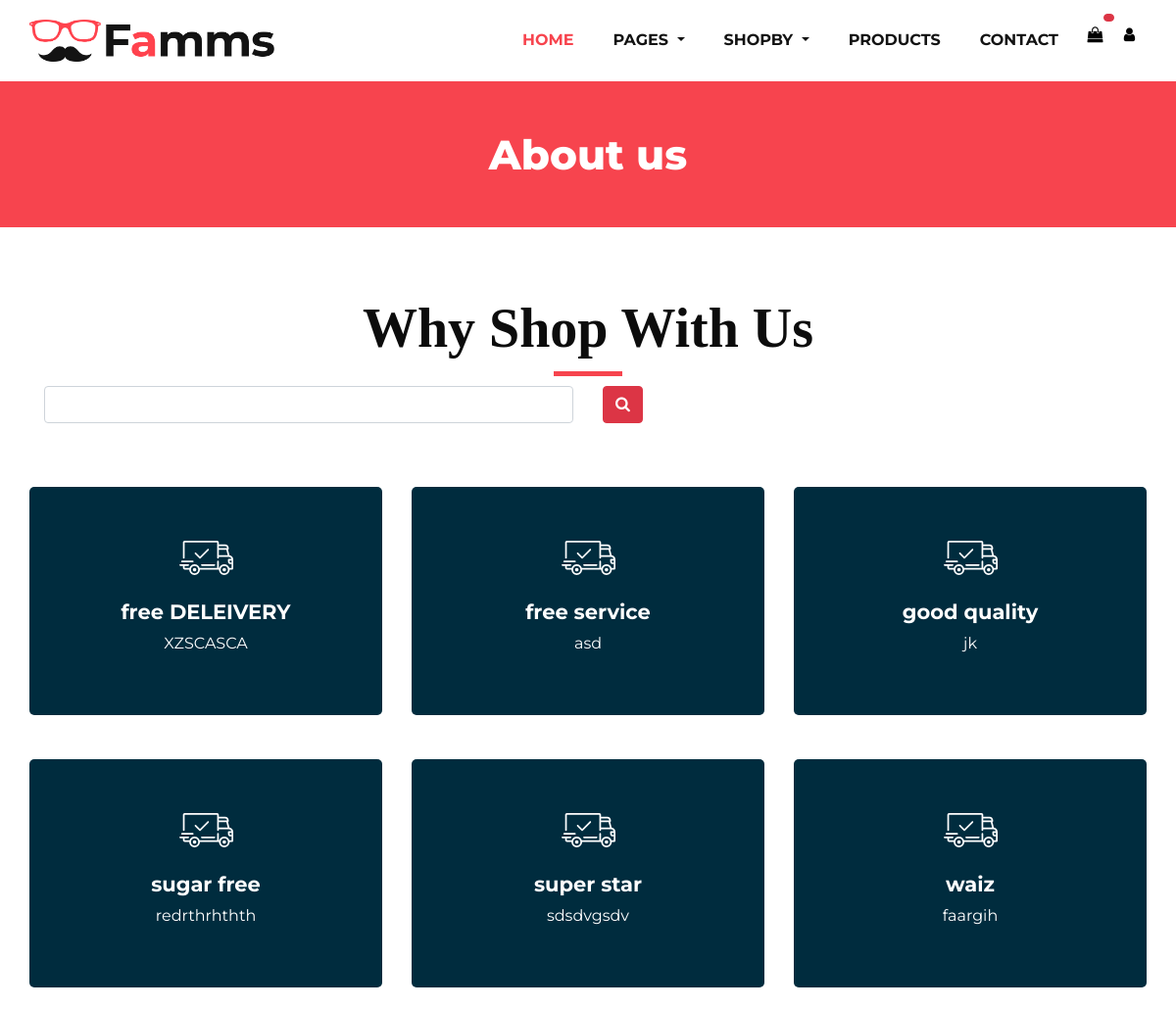
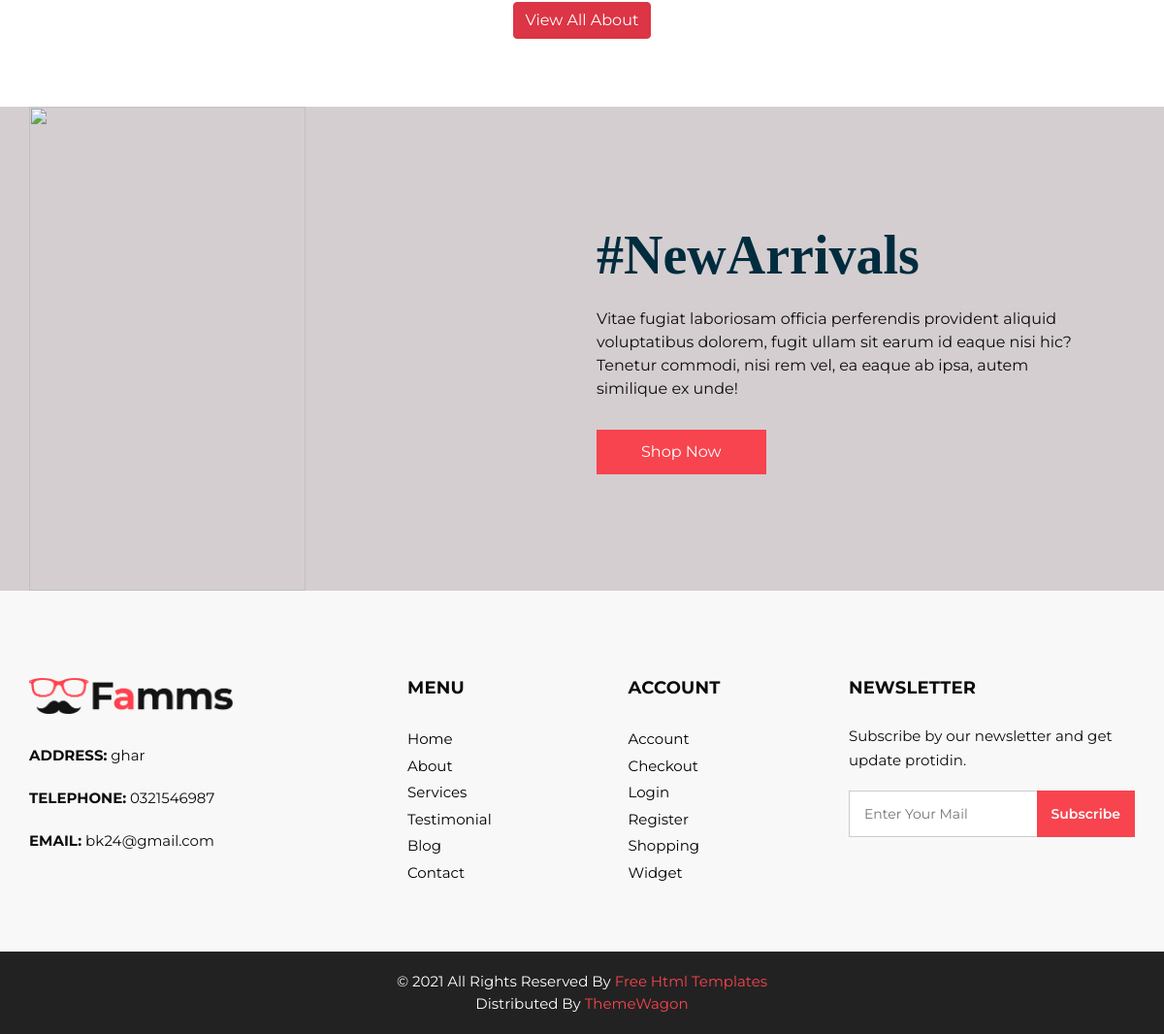
Screenshot of /farm/template/about.php with the database file from the repository (2 pictures, top to bottom).
### tables this page shows
CREATE TABLE `tbl_about` (
  `id` int(11) NOT NULL,
  `name` varchar(50) NOT NULL,
  `description` text NOT NULL
);

CREATE TABLE `information` (
  `id` int(11) NOT NULL,
  `addresss` varchar(50) NOT NULL,
  `phnm` varchar(50) NOT NULL,
  `email` varchar(50) NOT NULL
);

### farm/template/about.php (the view, shortened to what this page needs)
<!DOCTYPE html>
<html lang="en">
<head>
</head>
<body>
    <?php
    include('header.php');
    ?>
      <section class="inner_page_head">
         <div class="container_fuild">
            <div class="row">
               <div class="col-md-12">
                  <div class="full">
                     <h3>About us</h3>
                  </div>
               </div>
            </div>
         </div>
      </section>
      <section class="why_section layout_padding">
         <div class="container">
            <div class="heading_container heading_center">
               <h2>
                  Why Shop With Us
               </h2>
            </div>
            <div class="container">
              <form action="" method="get">
                <div class="row">
                     <div class="col-6">
                        <input type="text" class="form-control" name="search">
                     </div>
                     <div class="col-6">
                        <button type="submit" name="btn" class="btn btn-danger">
                           <i class="fa fa-search" aria-hidden="true"></i></button>
                     </div>
                  </div>
               </form>
            </div>
            <?php
            if(isset($_GET["btn"])){
               $data = $_GET["search"];
                $insert_query =  "SELECT * FROM `tbl_about` where `description` = '$data'";
            }
            else{
               $insert_query = "SELECT * FROM `tbl_about`";
            }
            ?>
            <div class="row">
               <?php
                 $execute = mysqli_query($conn,$insert_query);
                 $kitni_rows = mysqli_num_rows($execute);
                 if ($kitni_rows > 0){
                  while($g = mysqli_fetch_array($execute)){
                     ?>
                      <div class="col-md-4">
                  <div class="box ">
                     <div class="img-box">
                     </div>
                     <div class="detail-box">
                        <h5>
                          <?php
                           echo $g[1];
                          ?>
                        </h5>
                        <p>
                        <?php
                           echo $g[2];
                          ?>
                        </p>
                     </div>
                  </div>
               </div>
                     <?php
                  }
                 }
                 else{
                  echo "<script>
                  alert('kuch bhi nh hai')
                  </script>";
                 }
               ?>
            </div>
            <br>
            <div class="btn-box">
               <center>
               <form action="" method="get">
               <button class="btn btn-danger" type="submit" name="abt">
                View All About</button>
               </form>
               </center>
            </div>
         </div>
      </section>
      <section class="arrival_section">
         <div class="container">
            <div class="box">
               <div class="arrival_bg_box">
                  <img src="images/arrival-bg.png" alt="">
               </div>
               <div class="row">
                  <div class="col-md-6 ml-auto">
                     <div class="heading_container remove_line_bt">
                        <h2>
                           #NewArrivals
                        </h2>
                     </div>
                     <p style="margin-top: 20px;margin-bottom: 30px;">
                        Vitae fugiat laboriosam officia perferendis provident aliquid voluptatibus dolorem, fugit ullam sit earum id eaque nisi hic? Tenetur commodi, nisi rem vel, ea eaque ab ipsa, autem similique ex unde!
                     </p>
                     <a href="">
                     Shop Now
                     </a>
                  </div>
               </div>
            </div>
         </div>
      </section>
      <?php
       include('footer.php');
            ?>
</body>
</html>

### farm/template/footer.php (shortened to what this page needs)
<!DOCTYPE html>
<html lang="en">
<head>
</head>
<body>
<footer>
         <div class="container">
            <div class="row">
               <div class="col-md-4">
                   <div class="full">
                      <div class="logo_footer">
                        <a href="#"><img width="210" src="images/logo.png" alt="#" /></a>
                      </div>
                      <div class="information_f">
                        <?php
                        require_once("../config.php");
                         $insert_query = "SELECT * FROM `information`";
                         $execute = mysqli_query($conn,$insert_query);
                         $kitni_rows = mysqli_num_rows($execute);
                         if($kitni_rows > 0 ){
                           $k = mysqli_fetch_array($execute)
                           ?>
                        <p><strong>ADDRESS:</strong> <?php echo $k[1];?></p>
                        <p><strong>TELEPHONE:</strong> <?php echo $k[2]; ?></p>
                        <p><strong>EMAIL:</strong> <?php echo $k[3]; ?></p>
                        <?php }
                        ?>
                      </div>
                   </div>
               </div>
               <div class="col-md-8">
                  <div class="row">
                  <div class="col-md-7">
                     <div class="row">
                        <div class="col-md-6">
                     <div class="widget_menu">
                        <h3>Menu</h3>
                        <ul>
                           <li><a href="#">Home</a></li>
                           <li><a href="#">About</a></li>
                           <li><a href="#">Services</a></li>
                           <li><a href="#">Testimonial</a></li>
                           <li><a href="#">Blog</a></li>
                           <li><a href="#">Contact</a></li>
                        </ul>
                     </div>
                  </div>
                  <div class="col-md-6">
                     <div class="widget_menu">
                        <h3>Account</h3>
                        <ul>
                           <li><a href="#">Account</a></li>
                           <li><a href="#">Checkout</a></li>
                           <li><a href="#">Login</a></li>
                           <li><a href="#">Register</a></li>
                           <li><a href="#">Shopping</a></li>
                           <li><a href="#">Widget</a></li>
                        </ul>
                     </div>
                  </div>
                     </div>
                  </div>
                  <div class="col-md-5">
                     <div class="widget_menu">
                        <h3>Newsletter</h3>
                        <div class="information_f">
                          <p>Subscribe by our newsletter and get update protidin.</p>
                        </div>
                        <div class="form_sub">
                           <form>
                              <fieldset>
                                 <div class="field">
                                    <input type="email" placeholder="Enter Your Mail" name="email" />
                                    <input type="submit" value="Subscribe" />
                                 </div>
                              </fieldset>
                           </form>
                        </div>
                     </div>
                  </div>
                  </div>
               </div>
            </div>
         </div>
      </footer>
      <div class="cpy_">
         <p class="mx-auto">© 2021 All Rights Reserved By <a href="https://html.design/">Free Html Templates</a><br>
            Distributed By <a href="https://themewagon.com/" target="_blank">ThemeWagon</a>
         </p>
      </div>
</body>
</html>

### farm/template/css/style.css (style rules this page uses)
* { box-sizing: border-box; }
body { font-family: 'Montserrat', sans-serif; color: #0c0c0c; background-color: #ffffff; overflow-x: hidden; }
.layout_padding { padding: 70px 0; }
h1, h2 { font-family: 'Playfair Display', serif; }
.heading_container { display: -webkit-box; display: -ms-flexbox; display: flex; -webkit-box-orient: vertical; -webkit-box-direction: normal; -ms-flex-direction: column; flex-direction: column; -webkit-box-align: start; -ms-flex-align: start; align-items: flex-start; }
.heading_container h2 { position: relative; margin-bottom: 0; font-size: 3.5rem; font-weight: bold; }
.heading_container h2::after { content: ""; display: block; width: 70px; height: 5px; background: #f7444e; margin: 10px auto 10px; }
.heading_container.heading_center { -webkit-box-align: center; -ms-flex-align: center; align-items: center; text-align: center; }
a, a:hover, a:focus { text-decoration: none; }
.btn, .btn:focus { outline: none !important; -webkit-box-shadow: none; box-shadow: none; }
.arrival_section { background-color: #d4ced0; }
.arrival_section .heading_container { color: #002c3e; margin-bottom: 10px; }
.arrival_section .box { padding: 120px 45px; position: relative; }
.arrival_section .arrival_bg_box { position: absolute; top: 0; left: 0; width: 100%; height: 100%; z-index: 3; }
.arrival_section .arrival_bg_box img { width: 50%; height: 100%; -o-object-fit: cover; object-fit: cover; -o-object-position: top left; object-position: top left; }
.arrival_section a { display: inline-block; padding: 10px 45px; background-color: #f7444e; border: 1px solid #f7444e; color: #ffffff; border-radius: 0; -webkit-transition: all 0.3s; transition: all 0.3s; }
.why_section .box { text-align: center; margin-top: 45px; background-color: #002c3e; padding: 45px 50px; border-radius: 5px; color: #ffffff; }
.detail-box h5 { font-size: 21px; font-weight: 700; }
.remove_line_bt h2::after { display: none; }
.why_section .box .img-box { margin-bottom: 15px; }
.why_section .box .img-box svg { width: 55px; height: auto; fill: #ffffff; }
.inner_page_head { background: #f7444e; text-align: center; color: #fff; padding-top: 50px; padding-bottom: 40px; }
.inner_page_head h3 { font-size: 42px; font-weight: 800; }
footer { background: #f8f8f8; padding: 90px 0 70px; }
.logo_footer { margin-bottom: 30px; }
.information_f p { margin-bottom: 1.2rem; line-height: 25px; font-size: 15px; }
.widget_menu h3 { font-size: 18px; font-weight: 700; text-transform: uppercase; letter-spacing: 0.2px; margin-bottom: 25px; }
.widget_menu ul { list-style: none; padding: 0; margin: 0; }
.widget_menu ul li { float: left; width: 100%; }
.widget_menu ul li a { font-size: 15px; color: #000; margin-bottom: 0; float: left; width: 100%; margin-top: 5px; }
.field { display: flex; }
.widget_menu { float: left; width: 100%; }
div.form_sub .field input[type="email"], div.form_sub .field input[type="email"]:hover, div.form_sub .field input[type="email"]:focus { padding: 10px 110px 10px 15px; border-radius: 0; border: solid #ccc 1px; font-size: 14px; position: relative; box-shadow: none; width: 100%; height: 48px; }
.form_sub { position: relative; }
.form_sub input[type="email"] + input[type="submit"] { position: absolute; right: 0; background: #f7444e; color: #fff; border: none; top: 0px; font-size: 14px; height: 48px; font-weight: 600; padding: 0 15px; }
form input { background: #fff; border: solid #ccc 1px; padding: 15px 15px; width: 100%; font-size: 14px; margin-bottom: 20px; text-transform: capitalize; line-height: normal; }
form input[type="submit"] { border: none; padding: 15px 45px; width: auto; font-size: 16px; text-transform: capitalize; line-height: normal; margin: 0 auto; display: flex; background: #333; color: #fff; font-weight: 600; transition: ease all 0.1s; }
.cpy_ { background: #222; text-align: center; padding: 20px 0; }
.cpy_ p { margin: 0; color: #fff; font-size: 15px; font-weight: 400; }
.cpy_ p a { margin: 0; color: #f7444e; font-size: 15px; font-weight: 400; }

### farm/template/css/responsive.css (style rules this page uses)
@media (min-width: 1200px) { .container { max-width: 1170px; } }

### rows the page displays
tbl_about: name "free DELEIVERY", description "XZSCASCA"
tbl_about: name "free service", description "asd"
tbl_about: name "good quality", description "jk"
tbl_about: name "sugar free", description "redrthrhthth"
tbl_about: name "super star", description "sdsdvgsdv"
tbl_about: name "waiz", description "faargih"
information: addresss "ghar", phnm "0321546987", email "bk24@gmail.com"
